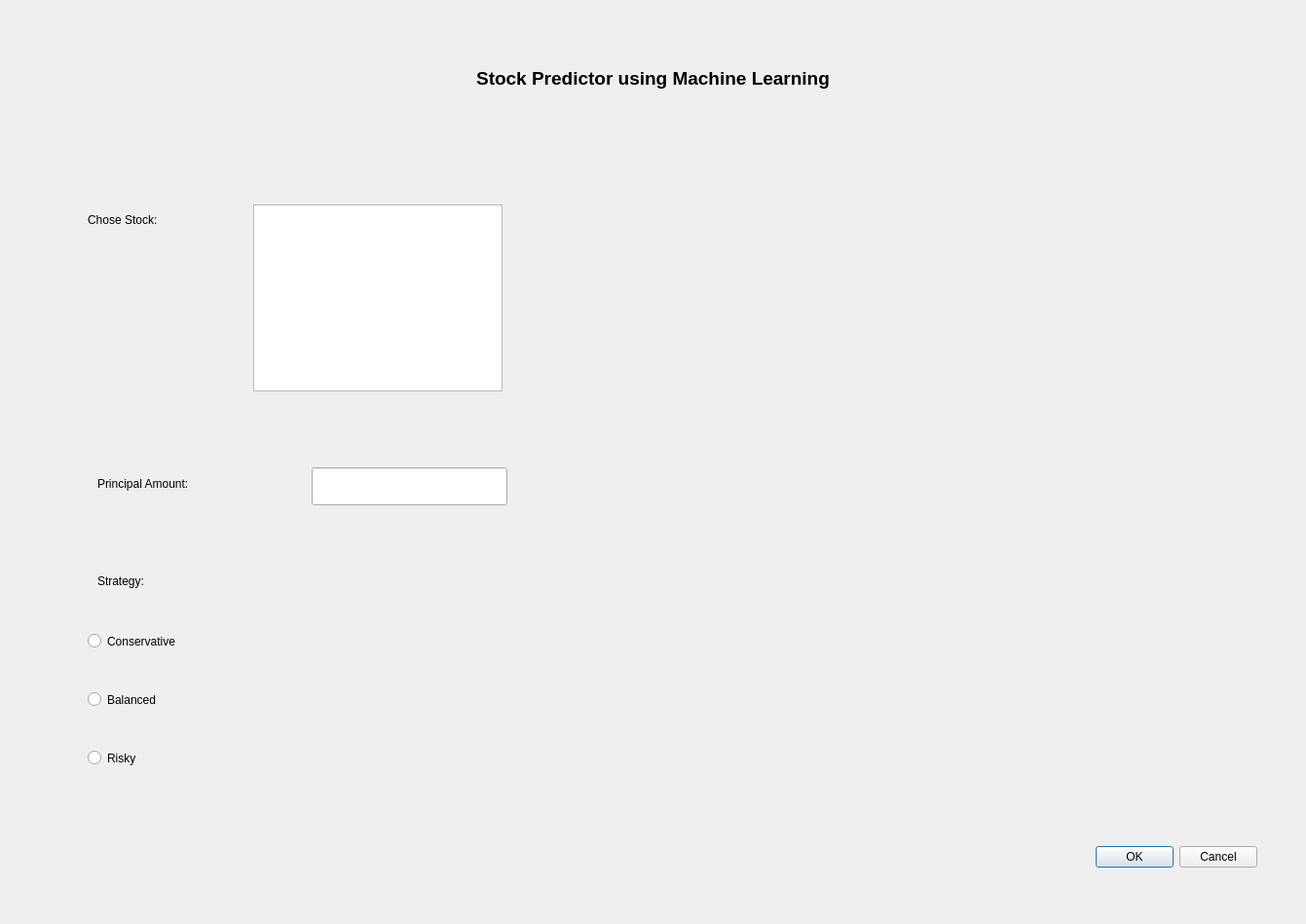
<?xml version="1.0" encoding="UTF-8"?>
<ui version="4.0">
 <class>Dialog</class>
 <widget class="QDialog" name="Dialog">
  <property name="geometry">
   <rect>
    <x>0</x>
    <y>0</y>
    <width>1341</width>
    <height>949</height>
   </rect>
  </property>
  <property name="windowTitle">
   <string>Dialog</string>
  </property>
  <widget class="QDialogButtonBox" name="buttonBox">
   <property name="geometry">
    <rect>
     <x>890</x>
     <y>850</y>
     <width>401</width>
     <height>61</height>
    </rect>
   </property>
   <property name="orientation">
    <enum>Qt::Horizontal</enum>
   </property>
   <property name="standardButtons">
    <set>QDialogButtonBox::Cancel|QDialogButtonBox::Ok</set>
   </property>
  </widget>
  <widget class="QLabel" name="label">
   <property name="geometry">
    <rect>
     <x>0</x>
     <y>30</y>
     <width>1341</width>
     <height>101</height>
    </rect>
   </property>
   <property name="font">
    <font>
     <pointsize>14</pointsize>
     <weight>75</weight>
     <bold>true</bold>
    </font>
   </property>
   <property name="text">
    <string>Stock Predictor using Machine Learning</string>
   </property>
   <property name="alignment">
    <set>Qt::AlignCenter</set>
   </property>
  </widget>
  <widget class="QLabel" name="label_2">
   <property name="geometry">
    <rect>
     <x>90</x>
     <y>200</y>
     <width>171</width>
     <height>51</height>
    </rect>
   </property>
   <property name="text">
    <string>Chose Stock:</string>
   </property>
  </widget>
  <widget class="QListWidget" name="listWidget_2">
   <property name="geometry">
    <rect>
     <x>260</x>
     <y>210</y>
     <width>256</width>
     <height>192</height>
    </rect>
   </property>
  </widget>
  <widget class="QLabel" name="label_3">
   <property name="geometry">
    <rect>
     <x>100</x>
     <y>480</y>
     <width>231</width>
     <height>33</height>
    </rect>
   </property>
   <property name="text">
    <string>Principal Amount: </string>
   </property>
  </widget>
  <widget class="QLineEdit" name="lineEdit">
   <property name="geometry">
    <rect>
     <x>320</x>
     <y>480</y>
     <width>201</width>
     <height>39</height>
    </rect>
   </property>
  </widget>
  <widget class="QLabel" name="label_4">
   <property name="geometry">
    <rect>
     <x>100</x>
     <y>580</y>
     <width>114</width>
     <height>33</height>
    </rect>
   </property>
   <property name="text">
    <string>Strategy:</string>
   </property>
  </widget>
  <widget class="QRadioButton" name="radioButton">
   <property name="geometry">
    <rect>
     <x>90</x>
     <y>640</y>
     <width>197</width>
     <height>37</height>
    </rect>
   </property>
   <property name="text">
    <string>Conservative</string>
   </property>
  </widget>
  <widget class="QRadioButton" name="radioButton_2">
   <property name="geometry">
    <rect>
     <x>90</x>
     <y>700</y>
     <width>197</width>
     <height>37</height>
    </rect>
   </property>
   <property name="text">
    <string>Balanced</string>
   </property>
  </widget>
  <widget class="QRadioButton" name="radioButton_3">
   <property name="geometry">
    <rect>
     <x>90</x>
     <y>760</y>
     <width>197</width>
     <height>37</height>
    </rect>
   </property>
   <property name="text">
    <string>Risky</string>
   </property>
  </widget>
 </widget>
 <resources/>
 <connections>
  <connection>
   <sender>buttonBox</sender>
   <signal>accepted()</signal>
   <receiver>Dialog</receiver>
   <slot>accept()</slot>
   <hints>
    <hint type="sourcelabel">
     <x>248</x>
     <y>254</y>
    </hint>
    <hint type="destinationlabel">
     <x>157</x>
     <y>274</y>
    </hint>
   </hints>
  </connection>
  <connection>
   <sender>buttonBox</sender>
   <signal>rejected()</signal>
   <receiver>Dialog</receiver>
   <slot>reject()</slot>
   <hints>
    <hint type="sourcelabel">
     <x>316</x>
     <y>260</y>
    </hint>
    <hint type="destinationlabel">
     <x>286</x>
     <y>274</y>
    </hint>
   </hints>
  </connection>
 </connections>
</ui>
